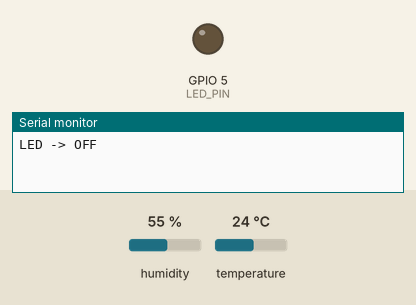
A sketch run on a simulated ESP32. Shown: output pins drawn as LEDs (lit = HIGH), the last lines printed to the serial monitor. The inputs (shaded band) are chosen by the test bench; at power-on: temperature 24 °C, humidity 55 %. WiFi joins after 1.5 s; servers stay silent unless stated; no MQTT or app messages arrive unless stated; nothing arrives over Bluetooth unless stated; a phone connects over Bluetooth LE 3 s after start.

Above: at 1.2 s.
1.3 s: temperature set to 29 °C
6.5 s: temperature set to 32 °C
At 10.3 s:
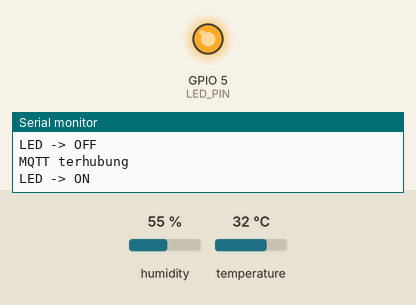
Timing chart, 0 to 11.8 s (numbered marks = the images above; inputs shaded):
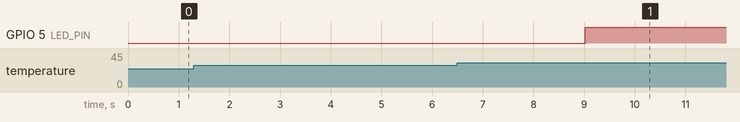

Measured:
- the behaviour switches between 30 and 31 °C on temperature (found by bisection; images 0 and 1)
- after the input at 6.5 s, GPIO 5 (LED_PIN): LOW → HIGH after 2.5 s

The sketch:

combined_esp32.ino
```cpp
#include <WiFi.h>
#include <PubSubClient.h>
#include <BLEDevice.h>
#include <BLEServer.h>
#include <BLEUtils.h>
#include <BLE2902.h>
#include <DHT.h>

#define LED_PIN 5 // 5
#define DHT_PIN 4 // 4
#define DHT_TYPE DHT11
#define TEMP_THRESHOLD 30.0 // Batas suhu untuk alarm tugas pengembangan

const char *WIFI_SSID = "realme C17";
const char *WIFI_PASS = "wifikubro3211";
const char *MQTT_HOST = "broker.emqx.io";
const int   MQTT_PORT = 1883;
const char *KELOMPOK  = "kel4";
const char *BLE_NAME  = "ESP32-OIT-KEL4";

#define SERVICE_UUID "12345678-1234-5678-1234-56789abcdef0"
#define LED_UUID     "12345678-1234-5678-1234-56789abcdef1"
#define SENSOR_UUID  "12345678-1234-5678-1234-56789abcdef2"

char tSensor[64], tLed[64], tLedState[64], tStatus[64], tAlarm[64];
DHT dht(DHT_PIN, DHT_TYPE);
WiFiClient wifiClient;
PubSubClient mqtt(wifiClient);
BLECharacteristic *ledChar, *sensorChar;
bool bleConnected = false;
bool ledState = false;
volatile int pendingLed = -1;
unsigned long lastSend = 0, lastRetry = 0;

void applyLed(bool on) {
  ledState = on;
  digitalWrite(LED_PIN, on ? HIGH : LOW);
  uint8_t v = on ? 1 : 0;
  if (ledChar != nullptr) ledChar->setValue(&v, 1);
  if (mqtt.connected()) mqtt.publish(tLedState, on ? "ON" : "OFF", true);
  Serial.printf("LED -> %s\n", on ? "ON" : "OFF");
}

class ServerCb: public BLEServerCallbacks {
  void onConnect(BLEServer *s) { bleConnected = true; }
  void onDisconnect(BLEServer *s) {
    bleConnected = false;
    BLEDevice::startAdvertising();
  }
};

class LedCb: public BLECharacteristicCallbacks {
  void onWrite(BLECharacteristic *c) {
    auto v = c->getValue();
    if (v.length() > 0) pendingLed = (v[0] == 1 || v[0] == '1') ? 1 : 0;
  }
};

void onMessage(char *topic, byte *payload, unsigned int len) {
  String msg;
  for (unsigned int i = 0; i < len; i++) msg += (char)payload[i];
  msg.trim();
  msg.toUpperCase();
  if (msg == "ON") pendingLed = 1;
  else if (msg == "OFF") pendingLed = 0;
}

void tryMqtt() {
  String id = String("esp32-") + KELOMPOK + "-" + String((uint32_t)ESP.getEfuseMac(), HEX);
  if (mqtt.connect(id.c_str(), NULL, NULL, tStatus, 1, true, "offline")) {
    mqtt.publish(tStatus, "online", true);
    mqtt.subscribe(tLed, 1);
    mqtt.publish(tLedState, ledState ? "ON" : "OFF", true);
    Serial.println("MQTT terhubung");
  } else {
    Serial.printf("MQTT gagal, rc=%d\n", mqtt.state());
  }
}

void setup() {
  Serial.begin(115200);
  pinMode(LED_PIN, OUTPUT);
  dht.begin();

  snprintf(tSensor, sizeof(tSensor), "polnes/oit/%s/sensor", KELOMPOK);
  snprintf(tLed, sizeof(tLed), "polnes/oit/%s/led", KELOMPOK);
  snprintf(tLedState, sizeof(tLedState), "polnes/oit/%s/led/state", KELOMPOK);
  snprintf(tStatus, sizeof(tStatus), "polnes/oit/%s/status", KELOMPOK);
  snprintf(tAlarm, sizeof(tAlarm), "polnes/oit/%s/alarm", KELOMPOK);

  // --- BLE Setup ---
  BLEDevice::init(BLE_NAME);
  BLEServer *server = BLEDevice::createServer();
  server->setCallbacks(new ServerCb());
  BLEService *service = server->createService(SERVICE_UUID);

  ledChar = service->createCharacteristic(
    LED_UUID, BLECharacteristic::PROPERTY_READ | BLECharacteristic::PROPERTY_WRITE
  );
  ledChar->setCallbacks(new LedCb());

  sensorChar = service->createCharacteristic(
    SENSOR_UUID, BLECharacteristic::PROPERTY_READ | BLECharacteristic::PROPERTY_NOTIFY
  );
  sensorChar->addDescriptor(new BLE2902());
  service->start();

  BLEAdvertising *adv = BLEDevice::getAdvertising();
  adv->addServiceUUID(SERVICE_UUID);
  adv->setScanResponse(true);
  BLEDevice::startAdvertising();

  // --- WiFi & MQTT Setup ---
  WiFi.mode(WIFI_STA);
  WiFi.begin(WIFI_SSID, WIFI_PASS);
  mqtt.setServer(MQTT_HOST, MQTT_PORT);
  mqtt.setCallback(onMessage);
  applyLed(false);
}

void loop() {
  if (WiFi.status() == WL_CONNECTED) {
    if (!mqtt.connected() && millis() - lastRetry > 5000) {
      lastRetry = millis();
      tryMqtt();
    }
    mqtt.loop();
  } else if (millis() - lastRetry > 5000) {
    lastRetry = millis();
    WiFi.reconnect();
  }

  if (pendingLed >= 0) {
    int p = pendingLed;
    pendingLed = -1;
    applyLed(p == 1);
  }

  if (millis() - lastSend >= 3000) {
    lastSend = millis();
    float t = dht.readTemperature();
    float h = dht.readHumidity();

    if (!isnan(t) && !isnan(h)) {
      // Logika Tugas: Alarm Ambang Batas Suhu
      if (t > TEMP_THRESHOLD) {
        applyLed(true); // Nyalakan LED otomatis sebagai peringatan
        if (mqtt.connected()) {
          mqtt.publish(tAlarm, "BAHAYA: Suhu Melampaui Batas Normal!");
        }
      }

      if (bleConnected) {
        char txt[24];
        snprintf(txt, sizeof(txt), "%.1f;%.1f", t, h);
        sensorChar->setValue((uint8_t *)txt, strlen(txt));
        sensorChar->notify();
      }

      if (mqtt.connected()) {
        char js[64];
        snprintf(js, sizeof(js), "{\"suhu\":%.1f,\"hum\":%.1f}", t, h);
        mqtt.publish(tSensor, js);
      }
    }
  }
}
```
